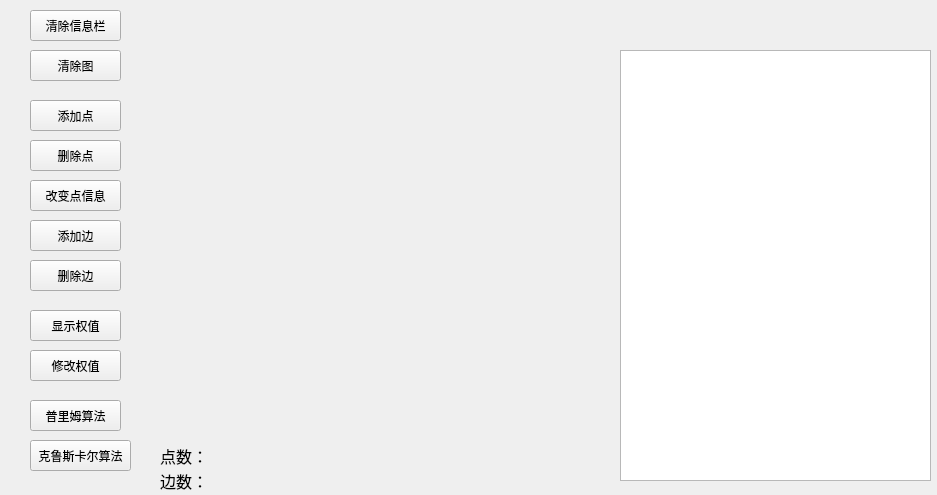
<?xml version="1.0" encoding="UTF-8"?>
<ui version="4.0">
 <class>MST</class>
 <widget class="QWidget" name="MST">
  <property name="geometry">
   <rect>
    <x>0</x>
    <y>0</y>
    <width>937</width>
    <height>495</height>
   </rect>
  </property>
  <property name="windowTitle">
   <string>Form</string>
  </property>
  <widget class="QPushButton" name="clean">
   <property name="geometry">
    <rect>
     <x>30</x>
     <y>50</y>
     <width>91</width>
     <height>31</height>
    </rect>
   </property>
   <property name="text">
    <string>清除图</string>
   </property>
  </widget>
  <widget class="QPushButton" name="addvex">
   <property name="geometry">
    <rect>
     <x>30</x>
     <y>100</y>
     <width>91</width>
     <height>31</height>
    </rect>
   </property>
   <property name="text">
    <string>添加点</string>
   </property>
  </widget>
  <widget class="QPushButton" name="delevex">
   <property name="geometry">
    <rect>
     <x>30</x>
     <y>140</y>
     <width>91</width>
     <height>31</height>
    </rect>
   </property>
   <property name="text">
    <string>删除点</string>
   </property>
  </widget>
  <widget class="QPushButton" name="addadj">
   <property name="geometry">
    <rect>
     <x>30</x>
     <y>220</y>
     <width>91</width>
     <height>31</height>
    </rect>
   </property>
   <property name="text">
    <string>添加边</string>
   </property>
  </widget>
  <widget class="QPushButton" name="deleadj">
   <property name="geometry">
    <rect>
     <x>30</x>
     <y>260</y>
     <width>91</width>
     <height>31</height>
    </rect>
   </property>
   <property name="text">
    <string>删除边</string>
   </property>
  </widget>
  <widget class="QPushButton" name="showweight">
   <property name="geometry">
    <rect>
     <x>30</x>
     <y>310</y>
     <width>91</width>
     <height>31</height>
    </rect>
   </property>
   <property name="text">
    <string>显示权值</string>
   </property>
  </widget>
  <widget class="QPushButton" name="changew">
   <property name="geometry">
    <rect>
     <x>30</x>
     <y>350</y>
     <width>91</width>
     <height>31</height>
    </rect>
   </property>
   <property name="text">
    <string>修改权值</string>
   </property>
  </widget>
  <widget class="QPushButton" name="prim">
   <property name="geometry">
    <rect>
     <x>30</x>
     <y>400</y>
     <width>91</width>
     <height>31</height>
    </rect>
   </property>
   <property name="text">
    <string>普里姆算法</string>
   </property>
  </widget>
  <widget class="QPushButton" name="k">
   <property name="geometry">
    <rect>
     <x>30</x>
     <y>440</y>
     <width>101</width>
     <height>31</height>
    </rect>
   </property>
   <property name="text">
    <string>克鲁斯卡尔算法</string>
   </property>
  </widget>
  <widget class="QLabel" name="vexnum">
   <property name="geometry">
    <rect>
     <x>160</x>
     <y>445</y>
     <width>71</width>
     <height>21</height>
    </rect>
   </property>
   <property name="font">
    <font>
     <pointsize>12</pointsize>
    </font>
   </property>
   <property name="text">
    <string>点数：</string>
   </property>
  </widget>
  <widget class="QLabel" name="edgenum">
   <property name="geometry">
    <rect>
     <x>160</x>
     <y>470</y>
     <width>71</width>
     <height>21</height>
    </rect>
   </property>
   <property name="font">
    <font>
     <pointsize>12</pointsize>
    </font>
   </property>
   <property name="text">
    <string>边数：</string>
   </property>
  </widget>
  <widget class="QListWidget" name="listWidget">
   <property name="geometry">
    <rect>
     <x>620</x>
     <y>50</y>
     <width>311</width>
     <height>431</height>
    </rect>
   </property>
   <property name="font">
    <font>
     <pointsize>15</pointsize>
    </font>
   </property>
  </widget>
  <widget class="QLabel" name="tishiinformation">
   <property name="geometry">
    <rect>
     <x>160</x>
     <y>10</y>
     <width>421</width>
     <height>31</height>
    </rect>
   </property>
   <property name="font">
    <font>
     <pointsize>14</pointsize>
     <weight>75</weight>
     <bold>true</bold>
    </font>
   </property>
   <property name="text">
    <string/>
   </property>
  </widget>
  <widget class="QPushButton" name="clean_2">
   <property name="geometry">
    <rect>
     <x>30</x>
     <y>10</y>
     <width>91</width>
     <height>31</height>
    </rect>
   </property>
   <property name="text">
    <string>清除信息栏</string>
   </property>
  </widget>
  <widget class="QLabel" name="qidian">
   <property name="geometry">
    <rect>
     <x>620</x>
     <y>10</y>
     <width>91</width>
     <height>41</height>
    </rect>
   </property>
   <property name="font">
    <font>
     <pointsize>14</pointsize>
     <weight>75</weight>
     <bold>true</bold>
    </font>
   </property>
   <property name="text">
    <string/>
   </property>
  </widget>
  <widget class="QPushButton" name="changein">
   <property name="geometry">
    <rect>
     <x>30</x>
     <y>180</y>
     <width>91</width>
     <height>31</height>
    </rect>
   </property>
   <property name="text">
    <string>改变点信息</string>
   </property>
  </widget>
 </widget>
 <resources/>
 <connections/>
</ui>
